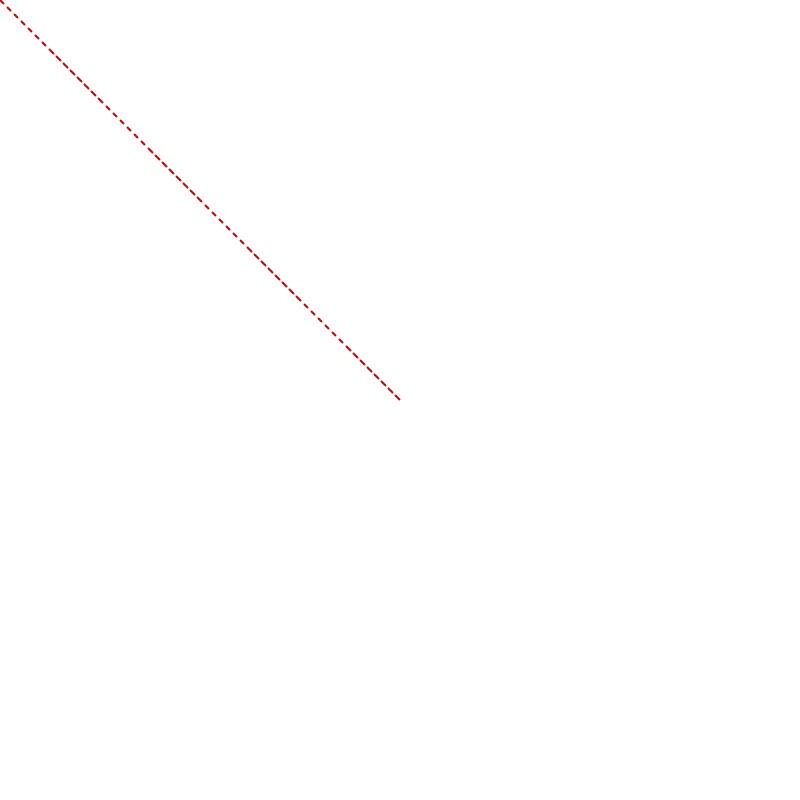
Frame 1 (no input)
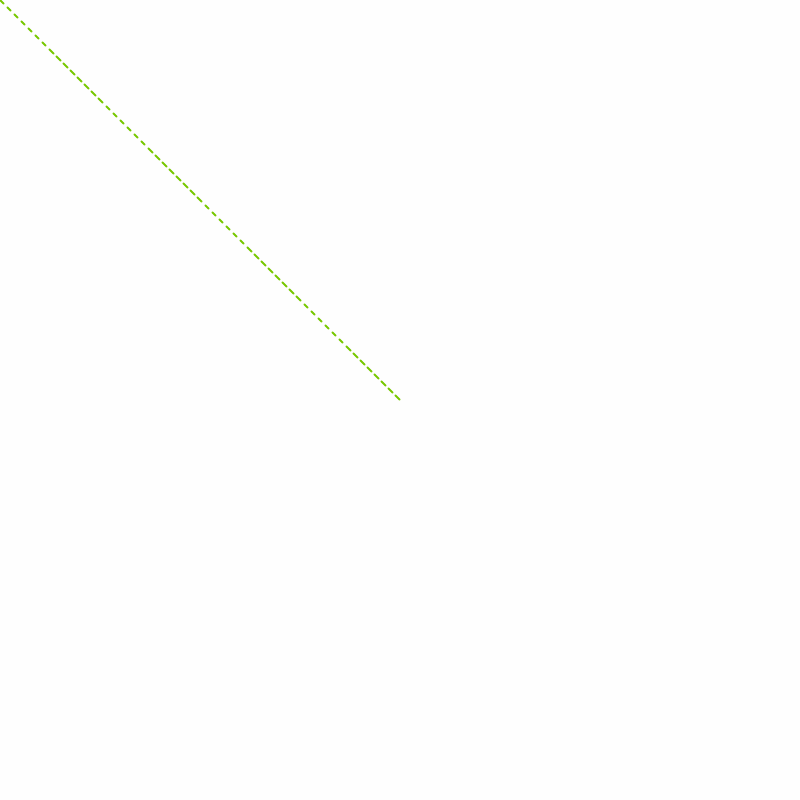
Frame 60 (the mouse pressed at the canvas centre just before this capture)
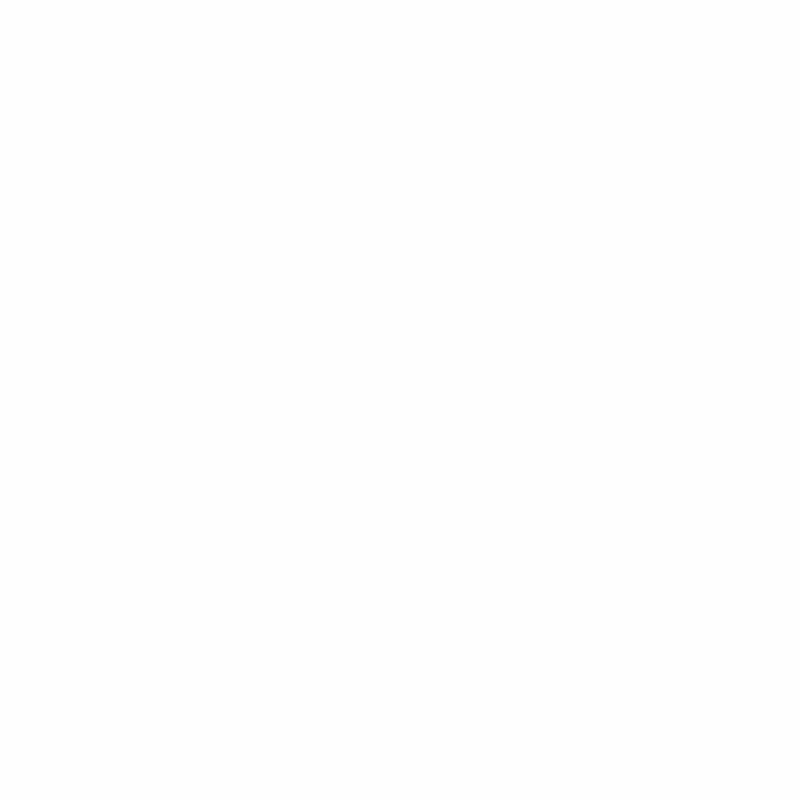
Frame 120 (the mouse held since frame 60 and released just before this capture)

The Processing sketch that drew these frames (run headless with seeded random() and noise(); from frame 60 on, the mouse is pressed at the canvas centre):

// Processing sketch: hw_dashLine
// ── hw_dashLine.pde
//hw_dashLine
//make draw dashline function
//2022/09/26
//1-4-45 Taiyu Honma


void setup() {
  background(0);
  size(800,800);
  stroke(255);
  //検証用(フラクタル)
  //writeLine(width/2,height/2,1,1);
  //strokeWeight(2);
  //writeLine(width/2,height/2,1,-1);
}

void writeLine(int sx,int sy,int d,float direction){
  if(d == 7) return;
  stroke(color(random(100,255),random(100,255),random(100,255)));
  int nx1 = int(sx+150*1.0/d*direction);
  int ny1 = int(sy+150*1.0/d*direction);
  int nx2 = int(sx-150*1.0/d*direction);
  int ny2 = int(sy+150*1.0/d*direction);
  dashline(sx,sy,nx1,ny1);
  dashline(sx,sy,nx2,ny2);
  writeLine(nx1,ny1,d+1,direction);
  writeLine(nx2,ny2,d+1,direction);
}
void dashline(int x1,int y1,int x2,int y2){
  float m = atan2(y2-y1,x2-x1);
  float nx = x1;
  float ny = y1;
  int i=0;
  float theta = m;
  float length = dist(x1,y1,x2,y2);
  while(dist(x1,y1,nx,ny) < length){
    float dx = 5*cos(theta);
    float dy = 5*sin(theta);
    float x = dx + nx;
    float y = dy + ny;
    println("x:",x,"y:",y);
    if(i%2==0){
      line(nx,ny,x,y);
    }
    i++;
    nx = x;
    ny = y;
  }
  
  
}
void draw(){
  background(255);
  colorMode(HSB,256,256,256);
  stroke(frameCount%255,255,200);
  strokeWeight(2);
   dashline(mouseX,mouseY,width/2,height/2);
   strokeWeight(1);
   dashline(mouseY,mouseX,width/2,height/2);
}
